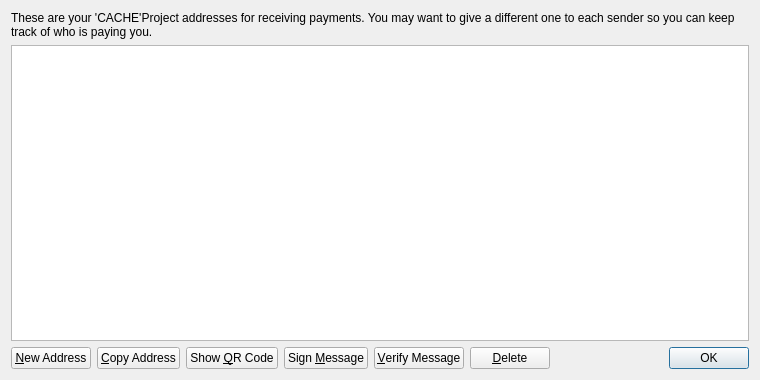
<?xml version="1.0" encoding="UTF-8"?>
<ui version="4.0">
 <class>AddressBookPage</class>
 <widget class="QWidget" name="AddressBookPage">
  <property name="geometry">
   <rect>
    <x>0</x>
    <y>0</y>
    <width>760</width>
    <height>380</height>
   </rect>
  </property>
  <property name="windowTitle">
   <string>Address Book</string>
  </property>
  <layout class="QVBoxLayout" name="verticalLayout">
   <item>
    <widget class="QLabel" name="labelExplanation">
     <property name="text">
      <string>These are your 'CACHE'Project addresses for receiving payments. You may want to give a different one to each sender so you can keep track of who is paying you.</string>
     </property>
     <property name="textFormat">
      <enum>Qt::PlainText</enum>
     </property>
     <property name="wordWrap">
      <bool>true</bool>
     </property>
    </widget>
   </item>
   <item>
    <widget class="QTableView" name="tableView">
     <property name="contextMenuPolicy">
      <enum>Qt::CustomContextMenu</enum>
     </property>
     <property name="toolTip">
      <string>Double-click to edit address or label</string>
     </property>
     <property name="tabKeyNavigation">
      <bool>false</bool>
     </property>
     <property name="alternatingRowColors">
      <bool>true</bool>
     </property>
     <property name="selectionMode">
      <enum>QAbstractItemView::SingleSelection</enum>
     </property>
     <property name="selectionBehavior">
      <enum>QAbstractItemView::SelectRows</enum>
     </property>
     <property name="sortingEnabled">
      <bool>true</bool>
     </property>
     <attribute name="verticalHeaderVisible">
      <bool>false</bool>
     </attribute>
    </widget>
   </item>
   <item>
    <layout class="QHBoxLayout" name="horizontalLayout">
     <item>
      <widget class="QPushButton" name="newAddressButton">
       <property name="toolTip">
        <string>Create a new address</string>
       </property>
       <property name="text">
        <string>&amp;New Address</string>
       </property>
       <property name="icon">
        <iconset resource="../bitcoin.qrc">
         <normaloff>:/icons/add</normaloff>:/icons/add</iconset>
       </property>
      </widget>
     </item>
     <item>
      <widget class="QPushButton" name="copyToClipboard">
       <property name="toolTip">
        <string>Copy the currently selected address to the system clipboard</string>
       </property>
       <property name="text">
        <string>&amp;Copy Address</string>
       </property>
       <property name="icon">
        <iconset resource="../bitcoin.qrc">
         <normaloff>:/icons/editcopy</normaloff>:/icons/editcopy</iconset>
       </property>
      </widget>
     </item>
     <item>
      <widget class="QPushButton" name="showQRCode">
       <property name="text">
        <string>Show &amp;QR Code</string>
       </property>
       <property name="icon">
        <iconset resource="../bitcoin.qrc">
         <normaloff>:/icons/qrcode</normaloff>:/icons/qrcode</iconset>
       </property>
      </widget>
     </item>
     <item>
      <widget class="QPushButton" name="signMessage">
       <property name="toolTip">
        <string>Sign a message to prove you own a 'CACHE'Project address</string>
       </property>
       <property name="text">
        <string>Sign &amp;Message</string>
       </property>
       <property name="icon">
        <iconset resource="../bitcoin.qrc">
         <normaloff>:/icons/edit</normaloff>:/icons/edit</iconset>
       </property>
      </widget>
     </item>
     <item>
      <widget class="QPushButton" name="verifyMessage">
       <property name="toolTip">
        <string>Verify a message to ensure it was signed with a specified 'CACHE'Project address</string>
       </property>
       <property name="text">
        <string>&amp;Verify Message</string>
       </property>
       <property name="icon">
        <iconset resource="../bitcoin.qrc">
         <normaloff>:/icons/transaction_0</normaloff>:/icons/transaction_0</iconset>
       </property>
      </widget>
     </item>
     <item>
      <widget class="QPushButton" name="deleteButton">
       <property name="toolTip">
        <string>Delete the currently selected address from the list</string>
       </property>
       <property name="text">
        <string>&amp;Delete</string>
       </property>
       <property name="icon">
        <iconset resource="../bitcoin.qrc">
         <normaloff>:/icons/remove</normaloff>:/icons/remove</iconset>
       </property>
      </widget>
     </item>
     <item>
      <spacer name="horizontalSpacer">
       <property name="orientation">
        <enum>Qt::Horizontal</enum>
       </property>
       <property name="sizeHint" stdset="0">
        <size>
         <width>40</width>
         <height>20</height>
        </size>
       </property>
      </spacer>
     </item>
     <item>
      <widget class="QDialogButtonBox" name="buttonBox">
       <property name="sizePolicy">
        <sizepolicy hsizetype="Maximum" vsizetype="Fixed">
         <horstretch>0</horstretch>
         <verstretch>0</verstretch>
        </sizepolicy>
       </property>
       <property name="standardButtons">
        <set>QDialogButtonBox::Ok</set>
       </property>
      </widget>
     </item>
    </layout>
   </item>
  </layout>
 </widget>
 <resources>
  <include location="../bitcoin.qrc"/>
 </resources>
 <connections/>
</ui>
